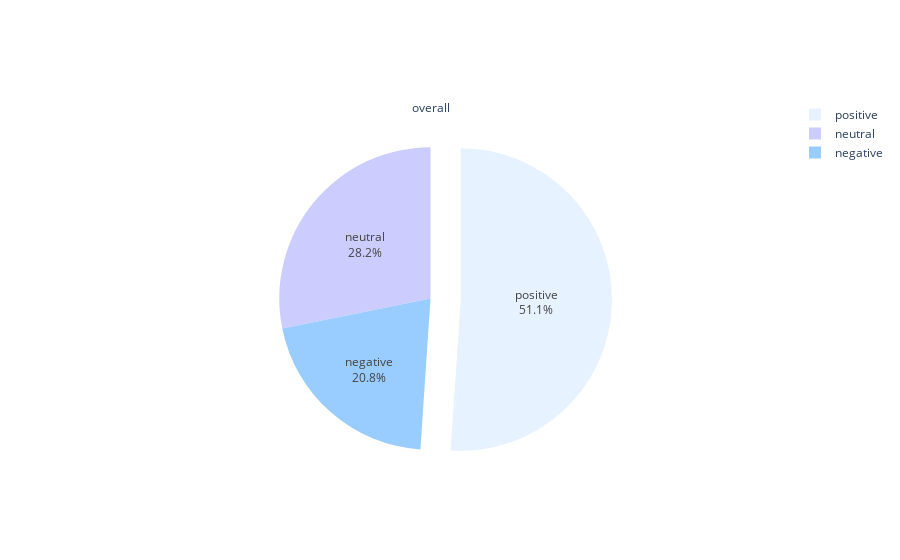

The cell this chart's notebook holds for it:
### Code cell
figures[0].show()

### Figure 1 — Plotly figure (JSON) as saved in the notebook; plotly's stock layout.template omitted (floating-point values rounded to 4 significant figures)
{"data": [{"labels": ["positive", "negative", "neutral"], "marker": {"colors": ["#e6f2ff", "#99ccff", "#ccccff"]}, "pull": [0.2, 0, 0], "textinfo": "label+percent", "title": {"text": "overall"}, "type": "pie", "values": [26969, 10963, 14883]}], "layout": {}}
